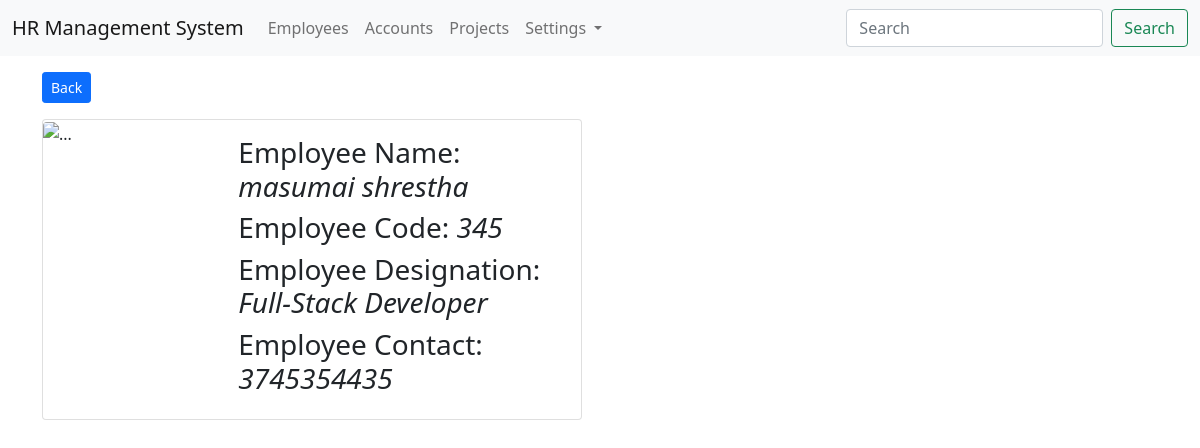
Screenshot of /employees/show/345/ with the database file from the repository.
### Employees/models.py (models this page shows, shortened)
class EmployeeDetail(models.Model):
    employee_code = models.PositiveIntegerField(primary_key=True, auto_created=True)
    employee_name = models.CharField(max_length=30)
    employee_designation = models.ForeignKey(EmployeeDesignation, on_delete=models.CASCADE)
    employee_contact = models.CharField(max_length=10)
    employee_image = models.FileField(upload_to="images/employeeImage", blank=True, null=True)
    is_active = models.BooleanField(default=True)
    class Meta:
        db_table = "employee_details"
        ordering = ["-employee_name"]

class EmployeeDesignation(models.Model):
    designation_name = models.CharField(max_length=100)
    def __str__(self):
        return self.designation_name
    class Meta:
        db_table = "designation_name"
        ordering = ["-designation_name"]

### Employees/views.py (the view)
# urls.py: path('show/<int:pk>/', views.employee_show, name='employee_show'),
def employee_show(request, pk):
    employee_obj= EmployeeDetail.objects.get(pk=pk)
    context={"data": employee_obj}
    return render(request, 'employees/employee_show.html', context)

### templates/employees/employee_show.html (shortened to what this page needs)
{% extends 'layouts/master.html' %}
{% block content %}
<div class="container">
    <a href="{% url 'employee_list' %}" class= "btn btn-sm btn-primary mb-3 mt-3"> Back</a>
    <div class="card mb-3" style="max-width: 540px;">
        <div class="row g-0">
            <div class="col-md-4">
                <img src="..." class="img-fluid rounded-start" alt="...">
            </div>
            <div class="col-md-8">
                <div class="card-body">
                  <h3 class="card-title">Employee Name: <i>{{ data.employee_name }}</i></h3>
                  <h3>Employee Code: <i>{{ data.employee_code }}</i></h3>
                  <h3>Employee Designation: <i>{{ data.employee_designation }}</i></h3>
                  <h3>Employee Contact: <i>{{ data.employee_contact }}</i></h3>
                </div>
            </div>
        </div>
    </div>
</div>
{% endblock %}

### rows the page displays
EmployeeDetail: employee_name "masumai shrestha", employee_code "345", employee_designation "Full-Stack Developer", employee_contact "3745354435"
